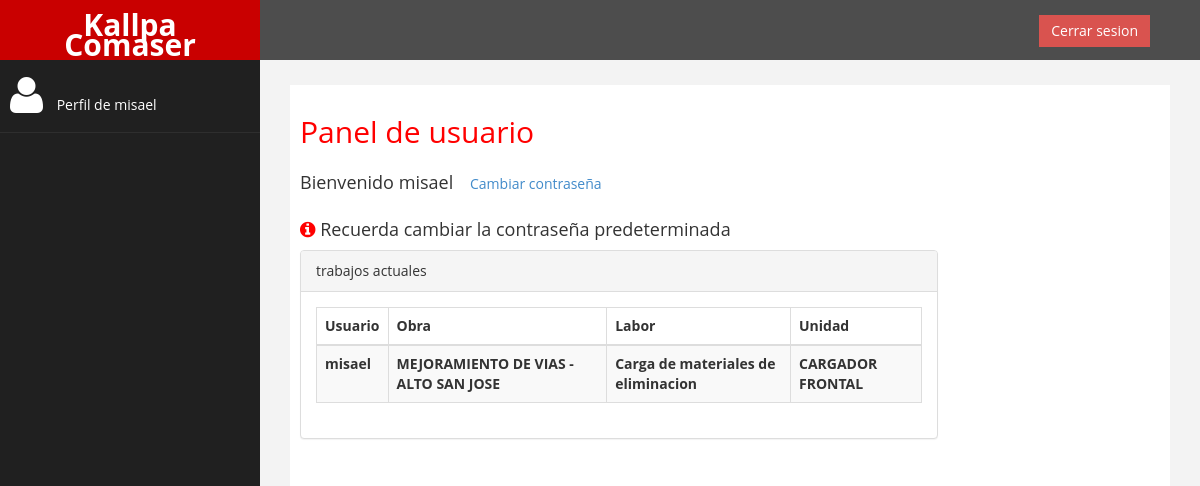
Screenshot of / (signed in) with the database file from the repository.
### sistemaLogeo/models.py (models this page shows, shortened)
class TRABAJO(models.Model):
    CodTra = models.AutoField(primary_key=True)
    CodLab = models.ForeignKey(LABOR, on_delete=models.CASCADE, db_column='CodLab')
    CodObra = models.ForeignKey(OBRA, on_delete=models.CASCADE, db_column='CodObra')
    FecIni = models.DateField()
    FecFin = models.DateField()
    class Meta:
        constraints = [
            models.UniqueConstraint(fields=['CodLab', 'CodObra'], name='unique_CodLab_CodObra')
        ]

class LABOR(models.Model):
    CodLab = models.AutoField(primary_key=True)
    CodUsu = models.ForeignKey(User, on_delete=models.CASCADE, db_column='CodUsu')
    CodUni = models.ForeignKey(UNIDAD, on_delete=models.CASCADE, db_column='CodUni')
    LabDes = models.CharField(max_length=60)
    class Meta:
        constraints = [
            models.UniqueConstraint(fields=['CodUsu', 'CodUni'], name='unique_codusu_coduni')
        ]

class OBRA(models.Model):
    CodObra = models.AutoField(primary_key=True)
    NomObra = models.CharField(max_length=60)
    NomCon = models.CharField(max_length=60)
    HorMin = models.IntegerField(null=False)

class UNIDAD(models.Model):
    CodUni = models.CharField(max_length=60, primary_key=True)
    NomUni = models.CharField(max_length=60)
    ModUni = models.CharField(max_length=60)
    PreHor = models.DecimalField(max_digits=10, decimal_places=2)
    HorUni = models.DecimalField(max_digits=10, decimal_places=2)

### sistemaLogeo/views.py (the view)
# urls.py: path('', index, name="index"),
@login_required
def index(request):
    user = request.user
    alert = False
    labores_usuario = LABOR.objects.filter(CodUsu=user)
    trabajos_asignados = TRABAJO.objects.filter(CodLab__in=labores_usuario)
    if user.is_superuser and user.is_staff:
        trabajos = TRABAJO.objects.all()
        return render(request, 'panelAdmin.html', {'alerta': alert,'trabajos': trabajos})
    else:
        alert = True
        return render(request, 'panelUser.html', {'alerta': alert,'trabajos_asignados':trabajos_asignados})

### sistemaLogeo/templates/panelUser.html (shortened to what this page needs)
{% extends "base.html" %}
{% block content %}
<div class="row">
    <div class="col-md-12">
        <h2>Panel de usuario </h2>
        <h4>Bienvenido {{ user.username }} <a href="{% url 'cambiar_password'%}" class="btn square-btn-adjust">Cambiar
                contraseña</a> </h4>
        {% if alerta %}
        <h4> <i style="color: red;" class="fa fa-info-circle fa-1x"></i> Recuerda cambiar la contraseña predeterminada
        </h4>
        {% endif %}
    </div>
    <div class="col-md-9 col-sm-12 col-xs-12">
        <div class="panel panel-default">
            <div class="panel-heading">
                trabajos actuales
            </div>
            <div class="panel-body">
                <div class="table-responsive">
                    <table class="table table-striped table-bordered table-hover">
                        <thead>
                            <tr>
                                <th>Usuario </th>
                                <th>Obra </th>
                                <th>Labor </th>
                                <th>Unidad </th>
                            </tr>
                        </thead>
                        <tbody>
                            {% for trabajo in trabajos_asignados %}
                            <tr>
                                <th>{{ trabajo.CodLab.CodUsu.username }}</th>
                                <th>{{ trabajo.CodObra.NomObra }}</th>
                                <th>{{ trabajo.CodLab.LabDes }}</th>
                                <th>{{ trabajo.CodLab.CodUni.NomUni }}</th>
                            {% endfor %}
                        </tbody>
                    </table>
                </div>
            </div>
        </div>
    </div>
</div>
{% endblock %}

### sistemaLogeo/templates/base.html (shortened to what this page needs)
{% load static %}
<!DOCTYPE html>
<html lang="es">
<head>
    <link rel="stylesheet" type="text/css" href="{% static 'css/bootstrap.css' %}">
    <link rel="stylesheet" type="text/css" href="{% static 'css/custom.css' %}">
    <link rel="stylesheet" type="text/css" href="{% static 'css/font-awesome.css' %}">
</head>
<body>
    <div id="wrapper">
        <nav class="navbar navbar-default navbar-cls-top " role="navigation" style="margin-bottom: 0">
            <div class="navbar-header">
                <a class="navbar-brand" href="{% url 'index'%}">Kallpa Comaser</a>
            </div>
            <div style="color: white; padding: 15px 50px 5px 50px; float: right; font-size: 16px;">
                {% if user.is_authenticated %}
                <a href="{% url 'logout'%}" class="btn btn-danger square-btn-adjust">Cerrar sesion</a>
                {% else %}
                <a href="{% url 'login'%}" class="btn btn-danger square-btn-adjust">Iniciar sesion</a>
                {% endif %}
            </div>
        </nav>
        <nav class="navbar-default navbar-side" role="navigation">
            <div class="sidebar-collapse">
                <ul class="nav" id="main-menu">
                    {% if user.is_authenticated %}
                    <li>
                        <a href="{% url 'index'%}"><i class="fa fa-user fa-3x"></i> Perfil de {{ user.username }}</a>
                    </li>
                    {% endif %}
                </ul>
            </div>
        </nav>
        <div id="page-wrapper">
            <div id="page-inner">
                {% block content %}{% endblock %}
            </div>
        </div>
    </div>
</body>
</html>

### sistemaLogeo/static/css/custom.css (style rules this page uses)
body { font-family: 'Open Sans', sans-serif; }
#wrapper { width: 100%; background: #202020; }
#page-wrapper { padding: 15px 15px; min-height: 600px; background: #F3F3F3; }
#page-inner { width: 100%; margin: 10px 20px 10px 0px; background-color: #fff !important; padding: 10px; min-height: 1200px; }
h2 { color: #f00; }
h4 { padding-top: 10px; }
.square-btn-adjust { border: 0px solid transparent; -webkit-border-radius: 0px; -moz-border-radius: 0px; border-radius: 0px; }
.navbar-cls-top .navbar-brand { color: #fff; background: #C90000; width: 260px; text-align: center; height: 60px; font-size: 30px; font-weight: 700; }
.sidebar-collapse, .sidebar-collapse .nav { background: none; }
.sidebar-collapse .nav { padding: 0; }
.sidebar-collapse .nav>li>a { color: #fff; background: #202020; text-shadow: none; }
.sidebar-collapse>.nav>li>a { padding: 15px 10px; }
.sidebar-collapse>.nav>li { border-bottom: 1px solid rgba(107, 108, 109, 0.19); }
.navbar-side { border: none; background-color: #202020; }
.navbar-cls-top { background: #4D4D4D; border-bottom: none; }
.navbar-default { border: 0px solid black; }
.navbar-header { background: #A70303; }
.nav>li>a>i { margin-right: 10px; }
@media (min-width:768px) { #page-wrapper { margin: 0 0 0 260px; padding: 15px 30px; min-height: 1200px; } }
@media (min-width:768px) { .navbar-side { z-index: 1; position: absolute; width: 260px; } }
@media (min-width:768px) { .navbar { border-radius: 0px; } }

### rows the page displays
TRABAJO: CodLab.CodUsu.username "misael", CodObra.NomObra "MEJORAMIENTO DE VIAS - ALTO SAN JOSE", CodLab.LabDes "Carga de materiales de eliminacion", CodLab.CodUni.NomUni "CARGADOR FRONTAL"

### other values shown
{{ user.username }} "misael"
